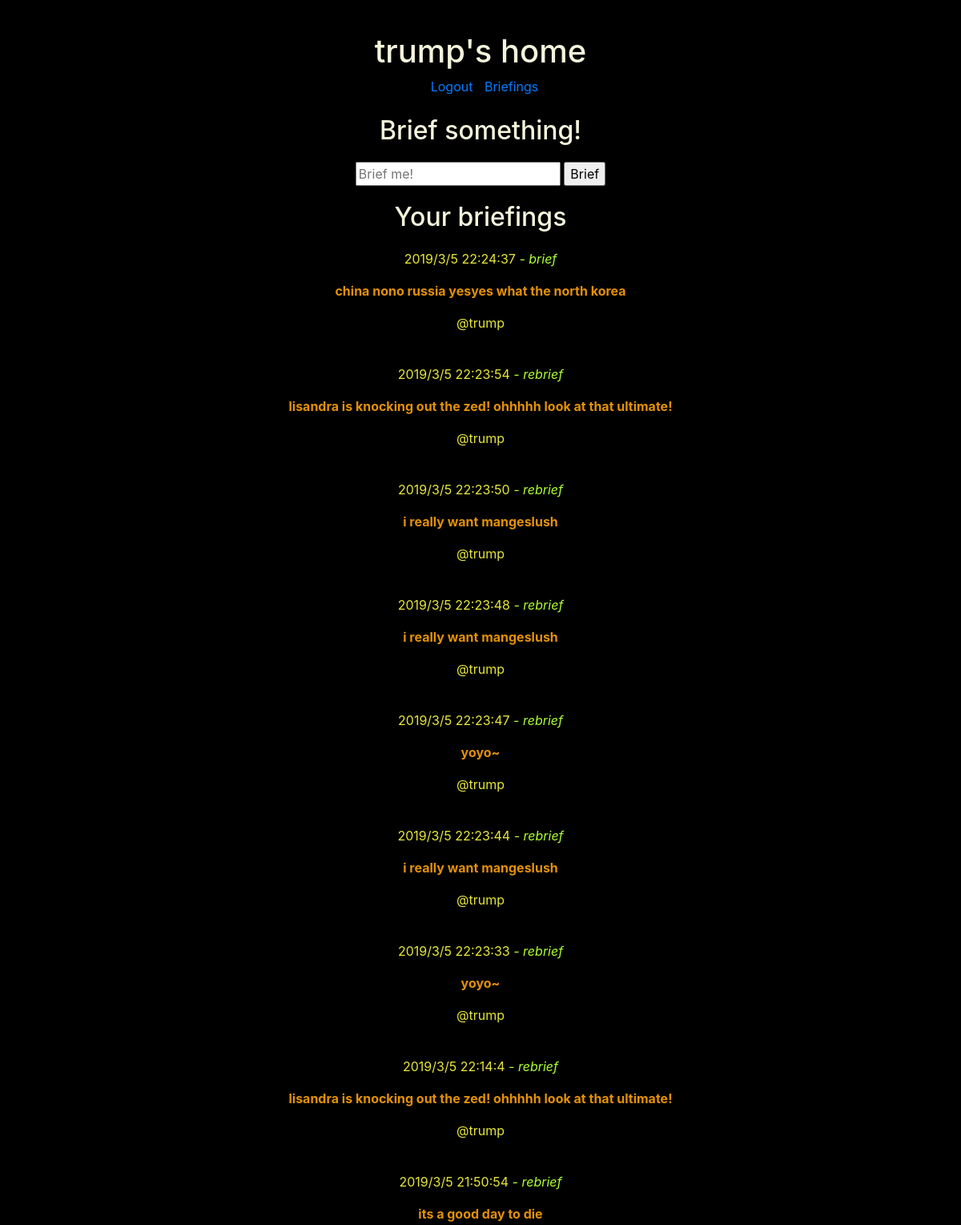
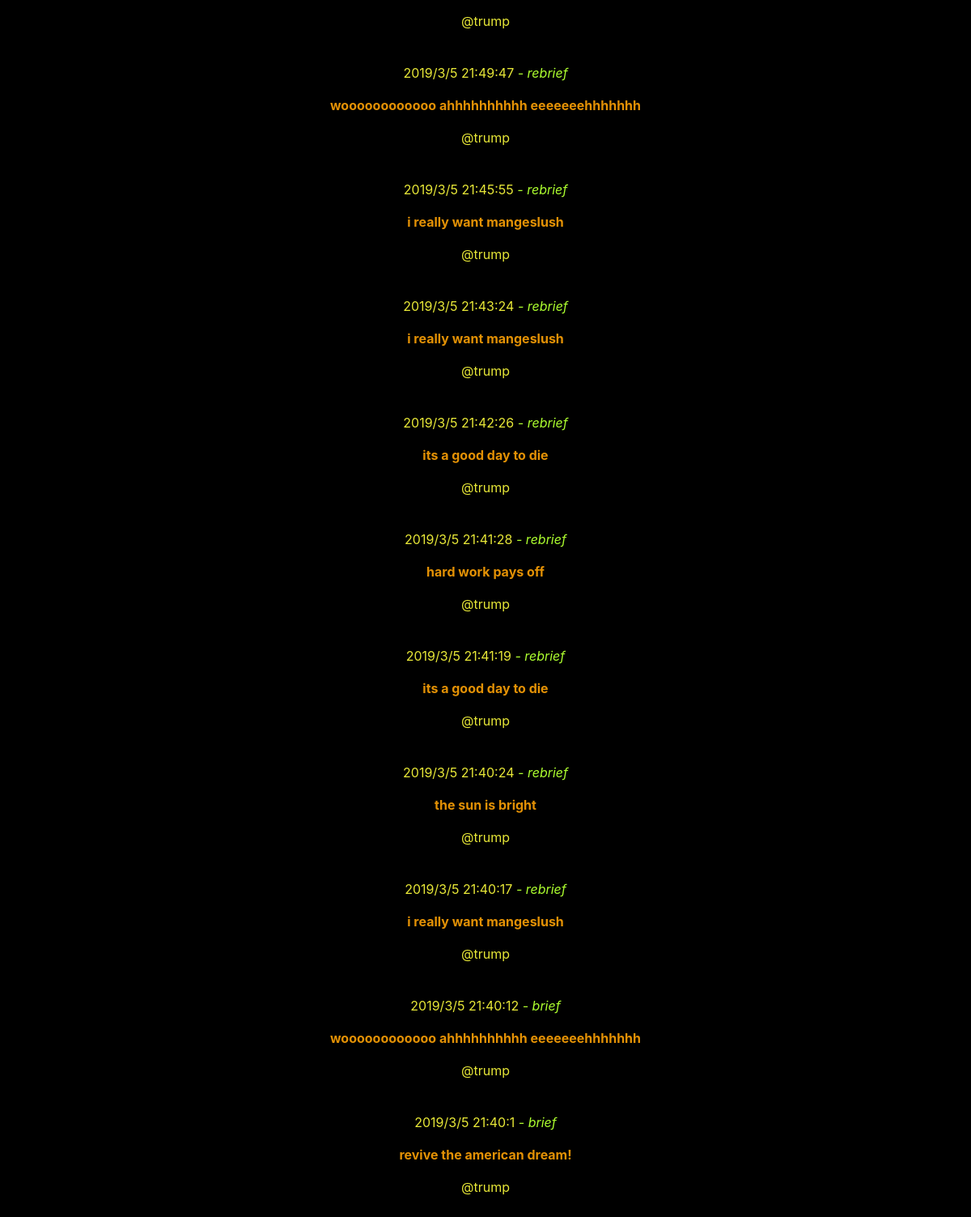
The app's page /user-home (signed in) with its own data (2 pictures, top to bottom).
### tables this page shows
CREATE TABLE users(
                    user_id         INTEGER PRIMARY KEY AUTOINCREMENT,
                    username        VARCHAR,
                    password        VARCHAR
                );

CREATE TABLE tweets(
                    twt_id          INTEGER PRIMARY KEY AUTOINCREMENT,
                    timestamp       FLOAT,
                    twt_content     VARCHAR,
                    user_id         INTEGER,
                    type            VARCHAR,
                    retwt_count     INTEGER,
                        FOREIGN KEY (user_id) REFERENCES users(user_id)
                );

CREATE TABLE retweets(
                    retwt_id        INTEGER PRIMARY KEY AUTOINCREMENT,
                    timestamp       FLOAT,
                    twt_content     VARCHAR,
                    user_id         INTEGER,
                    type            VARCHAR,
                    twt_id          INTEGER,
                        FOREIGN KEY (twt_id) REFERENCES tweets(twt_id),
                        FOREIGN KEY (user_id) REFERENCES users(user_id)
                );

### src/controllers/brief_controller.py (the view)
@controller.route('/user-home', methods=['GET', 'POST'])
def user_home():
    if request.method == 'GET':
        user = User()
        user.initialize(session['username'])
        return render_template(
            'user_home.html',
            username=session['username'],
            tweets=user.tweets
        )

### src/models/mapper.py (called while the page is built)
    def __enter__(self):
        return self

    def __exit__(self, exception_type, exception_value, traceback):
        if self.connection:
            if self.cursor:
                self.connection.commit()
                self.cursor.close()
            self.connection.close()

    def get_username(self, user_id):
        self.cursor.execute(
            '''SELECT username
            FROM users
            WHERE user_id = "{0}";'''.format(user_id)
        )
        username = self.cursor.fetchone()[0]
        return username

    def get_user(self, username):
        self.cursor.execute(
            '''SELECT *
            FROM users
            WHERE username = "{0}";'''.format(username)
        )
        user = self.cursor.fetchall()[0]
        return user

    def get_user_tweets(self, user_id):
        self.cursor.execute(
            '''SELECT *
            FROM tweets
            WHERE user_id = "{0}";'''.format(user_id)
        )
        tweets = self.cursor.fetchall()
        return tweets

    def get_user_retweets(self, user_id):
        self.cursor.execute(
            '''SELECT *
            FROM retweets
            WHERE user_id = "{0}";'''.format(user_id)
        )
        retweets = self.cursor.fetchall()
        return retweets

### src/models/user.py (called while the page is built)
    def initialize(self, username):
        with Schema(filepath) as db:
            user = db.get_user(username)
            self.user_id = user[0]
            self.username = user[1]
            self.password = user[2]
            self.tweets = self.get_all_user_tweets(user[0])

    @staticmethod
    def getKey(arr):
        return arr[1]

    @staticmethod
    def get_time(arr):
        time_arr = []
        for item in arr:
            time_arr.append(time.localtime(item[1]))
        return time_arr

    def get_username_from_user_id(self, arr):
        username_lst = []
        with Schema(filepath) as db:
            for item in arr:
                username_lst.append(db.get_username(item[3]))
        return username_lst

### src/templates/user_home.html (shortened to what this page needs)
<!DOCTYPE html>
<html>
  <head lang="en">
    <link
      rel="stylesheet"
      href="https://maxcdn.bootstrapcdn.com/bootstrap/4.0.0/css/bootstrap.min.css"
    />
  </head>
  <body style="background-color:black; margin:40px; text-align: center;">
    <h1 style="color:beige;">{{ username }}'s home</h1>
    <a href="/log-out" style="margin: 10px;">Logout</a>
    <a href="/briefings">Briefings</a>
    <br />
    <br />
    <h2 style="color:beige; margin-bottom: 20px;">Brief something!</h2>
    <form action="/brief" method="post" style="margin-bottom: 20px;">
      <input name="brf_content" placeholder="Brief me!" type="text" />
      <input type="submit" value="Brief" />
    </form>
    <h2 style="color:beige; margin: 20px;">Your briefings</h2>
    {% if tweets %} {% for twt in tweets %}
    <p style="color:rgb(231, 231, 55);">
      {{ twt[6] }}/{{ twt[7] }}/{{ twt[8] }} {{ twt[9] }}:{{ twt[10] }}:{{
        twt[11]
      }}
      <i style="color:greenyellow;"> - {{ twt[4] }} </i>
    </p>
    <p style="color:rgb(227, 145, 5);">
      <b>
        {{ twt[2] }}
      </b>
    </p>
    <p style="color:rgb(231, 231, 55);">@{{ twt[15] }}</p>
    <br />
    {% endfor %} {% endif %}
  </body>
</html>

### records on screen
users: username "trump", username "trump" "trump" "trump" "trump" "trump" "trump" "trump" "trump" "trump" "trump" "trump" "trump" "trump" "trump" "trump" "trump" "trump" "trump" "trump"
tweets: type "brief", twt_content "china nono russia yesyes what the north korea"
retweets: type "rebrief", twt_content "lisandra is knocking out the zed! ohhhhh look at that ultimate!"
retweets: type "rebrief", twt_content "i really want mangeslush"
retweets: type "rebrief", twt_content "i really want mangeslush"
retweets: type "rebrief", twt_content "yoyo~"
retweets: type "rebrief", twt_content "i really want mangeslush"
retweets: type "rebrief", twt_content "yoyo~"
retweets: type "rebrief", twt_content "lisandra is knocking out the zed! ohhhhh look at that ultimate!"
retweets: type "rebrief", twt_content "its a good day to die"
retweets: type "rebrief", twt_content "woooooooooooo ahhhhhhhhhh eeeeeeehhhhhhh"
retweets: type "rebrief", twt_content "i really want mangeslush"
retweets: type "rebrief", twt_content "i really want mangeslush"
retweets: type "rebrief", twt_content "its a good day to die"
retweets: type "rebrief", twt_content "hard work pays off"
retweets: type "rebrief", twt_content "its a good day to die"
retweets: type "rebrief", twt_content "the sun is bright"
retweets: type "rebrief", twt_content "i really want mangeslush"
tweets: type "brief", twt_content "woooooooooooo ahhhhhhhhhh eeeeeeehhhhhhh"
tweets: type "brief", twt_content "revive the american dream!"

### other values on screen
{{ twt[6] }} "2019" "2019" "2019" "2019" "2019" "2019" "2019" "2019" "2019" "2019" "2019" "2019" "2019" "2019" "2019" "2019" "2019" "2019" "2019"
{{ twt[7] }} "3" "3" "3" "3" "3" "3" "3" "3" "3" "3" "3" "3" "3" "3" "3" "3" "3" "3" "3"
{{ twt[8] }} "5" "5" "5" "5" "5" "5" "5" "5" "5" "5" "5" "5" "5" "5" "5" "5" "5" "5" "5"
{{ twt[9] }} "22" "22" "22" "22" "22" "22" "22" "22" "21" "21" "21" "21" "21" "21" "21" "21" "21" "21" "21"
{{ twt[10] }} "24" "23" "23" "23" "23" "23" "23" "14" "50" "49" "45" "43" "42" "41" "41" "40" "40" "40" "40"
{{ twt[11] }} "37" "54" "50" "48" "47" "44" "33" "4" "54" "47" "55" "24" "26" "28" "19" "24" "17" "12" "1"
